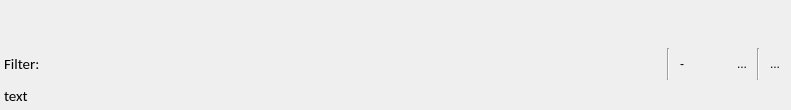
<?xml version="1.0" encoding="UTF-8"?>
<ui version="4.0">
 <class>DataView</class>
 <widget class="QWidget" name="DataView">
  <property name="geometry">
   <rect>
    <x>0</x>
    <y>0</y>
    <width>791</width>
    <height>110</height>
   </rect>
  </property>
  <property name="windowTitle">
   <string>Form</string>
  </property>
  <layout class="QVBoxLayout" name="verticalLayout">
   <property name="leftMargin">
    <number>4</number>
   </property>
   <property name="topMargin">
    <number>4</number>
   </property>
   <property name="rightMargin">
    <number>4</number>
   </property>
   <property name="bottomMargin">
    <number>4</number>
   </property>
   <item>
    <widget class="QLabel" name="uiTitleLbl">
     <property name="text">
      <string/>
     </property>
    </widget>
   </item>
   <item>
    <layout class="QVBoxLayout" name="uiMainVlay">
     <property name="spacing">
      <number>6</number>
     </property>
     <property name="topMargin">
      <number>0</number>
     </property>
     <item>
      <layout class="QHBoxLayout" name="uiHeaderHley">
       <property name="spacing">
        <number>3</number>
       </property>
       <property name="topMargin">
        <number>0</number>
       </property>
       <item>
        <widget class="QLabel" name="uiFilterLbl">
         <property name="font">
          <font>
           <family>Calibri</family>
           <pointsize>11</pointsize>
          </font>
         </property>
         <property name="text">
          <string>Filter:</string>
         </property>
        </widget>
       </item>
       <item>
        <layout class="QHBoxLayout" name="uiFilterHlay"/>
       </item>
       <item>
        <spacer name="horizontalSpacer">
         <property name="orientation">
          <enum>Qt::Horizontal</enum>
         </property>
         <property name="sizeHint" stdset="0">
          <size>
           <width>40</width>
           <height>20</height>
          </size>
         </property>
        </spacer>
       </item>
       <item>
        <widget class="Line" name="uiSeparator03">
         <property name="orientation">
          <enum>Qt::Vertical</enum>
         </property>
        </widget>
       </item>
       <item>
        <widget class="QToolButton" name="uiDeleteDataTbtn">
         <property name="sizePolicy">
          <sizepolicy hsizetype="Fixed" vsizetype="Fixed">
           <horstretch>0</horstretch>
           <verstretch>0</verstretch>
          </sizepolicy>
         </property>
         <property name="minimumSize">
          <size>
           <width>0</width>
           <height>0</height>
          </size>
         </property>
         <property name="maximumSize">
          <size>
           <width>16777215</width>
           <height>16777215</height>
          </size>
         </property>
         <property name="text">
          <string>-</string>
         </property>
         <property name="icon">
          <iconset resource="../resources.qrc">
           <normaloff>:/svg/resources/icons/minus_red.svg</normaloff>:/svg/resources/icons/minus_red.svg</iconset>
         </property>
         <property name="iconSize">
          <size>
           <width>25</width>
           <height>25</height>
          </size>
         </property>
         <property name="autoRaise">
          <bool>true</bool>
         </property>
        </widget>
       </item>
       <item>
        <widget class="QToolButton" name="uiAddDataTbtn">
         <property name="minimumSize">
          <size>
           <width>0</width>
           <height>0</height>
          </size>
         </property>
         <property name="maximumSize">
          <size>
           <width>16777215</width>
           <height>16777215</height>
          </size>
         </property>
         <property name="text">
          <string/>
         </property>
         <property name="icon">
          <iconset resource="../resources.qrc">
           <normaloff>:/svg/resources/icons/plus_green.svg</normaloff>:/svg/resources/icons/plus_green.svg</iconset>
         </property>
         <property name="iconSize">
          <size>
           <width>25</width>
           <height>25</height>
          </size>
         </property>
         <property name="autoRaise">
          <bool>true</bool>
         </property>
        </widget>
       </item>
       <item>
        <widget class="QToolButton" name="uiEditDataTbtn">
         <property name="sizePolicy">
          <sizepolicy hsizetype="Fixed" vsizetype="Fixed">
           <horstretch>0</horstretch>
           <verstretch>0</verstretch>
          </sizepolicy>
         </property>
         <property name="minimumSize">
          <size>
           <width>0</width>
           <height>0</height>
          </size>
         </property>
         <property name="maximumSize">
          <size>
           <width>16777215</width>
           <height>16777215</height>
          </size>
         </property>
         <property name="text">
          <string>...</string>
         </property>
         <property name="icon">
          <iconset resource="../resources.qrc">
           <normaloff>:/svg/resources/icons/edit_yellow.svg</normaloff>:/svg/resources/icons/edit_yellow.svg</iconset>
         </property>
         <property name="iconSize">
          <size>
           <width>25</width>
           <height>25</height>
          </size>
         </property>
         <property name="autoRaise">
          <bool>true</bool>
         </property>
        </widget>
       </item>
       <item>
        <widget class="Line" name="uiSeparator01">
         <property name="orientation">
          <enum>Qt::Vertical</enum>
         </property>
        </widget>
       </item>
       <item>
        <widget class="QToolButton" name="uiToolsTbtn">
         <property name="minimumSize">
          <size>
           <width>0</width>
           <height>0</height>
          </size>
         </property>
         <property name="maximumSize">
          <size>
           <width>16777215</width>
           <height>16777215</height>
          </size>
         </property>
         <property name="text">
          <string>...</string>
         </property>
         <property name="icon">
          <iconset resource="../resources.qrc">
           <normaloff>:/svg/resources/icons/hamburger.svg</normaloff>:/svg/resources/icons/hamburger.svg</iconset>
         </property>
         <property name="iconSize">
          <size>
           <width>25</width>
           <height>25</height>
          </size>
         </property>
         <property name="popupMode">
          <enum>QToolButton::InstantPopup</enum>
         </property>
         <property name="autoRaise">
          <bool>true</bool>
         </property>
        </widget>
       </item>
      </layout>
     </item>
     <item>
      <layout class="QHBoxLayout" name="uiAdditionalLayoutHlay2"/>
     </item>
     <item>
      <layout class="QHBoxLayout" name="uiTableAreaHlay">
       <property name="spacing">
        <number>2</number>
       </property>
       <property name="topMargin">
        <number>0</number>
       </property>
       <property name="rightMargin">
        <number>0</number>
       </property>
       <item>
        <layout class="QVBoxLayout" name="uiTableVlay">
         <property name="spacing">
          <number>2</number>
         </property>
         <property name="topMargin">
          <number>0</number>
         </property>
         <property name="rightMargin">
          <number>0</number>
         </property>
         <property name="bottomMargin">
          <number>0</number>
         </property>
        </layout>
       </item>
      </layout>
     </item>
     <item>
      <layout class="QHBoxLayout" name="uiFooterHlay" stretch="0,1,0">
       <property name="spacing">
        <number>0</number>
       </property>
       <property name="sizeConstraint">
        <enum>QLayout::SetMaximumSize</enum>
       </property>
       <property name="leftMargin">
        <number>0</number>
       </property>
       <property name="topMargin">
        <number>0</number>
       </property>
       <property name="rightMargin">
        <number>0</number>
       </property>
       <item>
        <layout class="QVBoxLayout" name="uiFooterSubVlay">
         <property name="spacing">
          <number>0</number>
         </property>
         <property name="rightMargin">
          <number>0</number>
         </property>
         <property name="bottomMargin">
          <number>0</number>
         </property>
         <item>
          <layout class="QHBoxLayout" name="horizontalLayout">
           <property name="rightMargin">
            <number>0</number>
           </property>
           <item>
            <widget class="QLabel" name="uiTableFooterTextLbl">
             <property name="font">
              <font>
               <family>Calibri</family>
               <pointsize>11</pointsize>
              </font>
             </property>
             <property name="text">
              <string>text</string>
             </property>
            </widget>
           </item>
           <item>
            <widget class="QLabel" name="uiTableFooterTextSelectedLbl">
             <property name="text">
              <string/>
             </property>
            </widget>
           </item>
          </layout>
         </item>
         <item>
          <spacer name="uiSpacer1">
           <property name="orientation">
            <enum>Qt::Vertical</enum>
           </property>
           <property name="sizeType">
            <enum>QSizePolicy::Maximum</enum>
           </property>
           <property name="sizeHint" stdset="0">
            <size>
             <width>20</width>
             <height>0</height>
            </size>
           </property>
          </spacer>
         </item>
        </layout>
       </item>
       <item>
        <spacer name="uiSpacer3">
         <property name="orientation">
          <enum>Qt::Horizontal</enum>
         </property>
         <property name="sizeType">
          <enum>QSizePolicy::Expanding</enum>
         </property>
         <property name="sizeHint" stdset="0">
          <size>
           <width>40</width>
           <height>20</height>
          </size>
         </property>
        </spacer>
       </item>
       <item>
        <layout class="QVBoxLayout" name="uiFooterLinesVlay">
         <property name="sizeConstraint">
          <enum>QLayout::SetMinimumSize</enum>
         </property>
         <property name="rightMargin">
          <number>0</number>
         </property>
         <item>
          <spacer name="uiSpacer2">
           <property name="orientation">
            <enum>Qt::Vertical</enum>
           </property>
           <property name="sizeType">
            <enum>QSizePolicy::Maximum</enum>
           </property>
           <property name="sizeHint" stdset="0">
            <size>
             <width>20</width>
             <height>10</height>
            </size>
           </property>
          </spacer>
         </item>
        </layout>
       </item>
      </layout>
     </item>
    </layout>
   </item>
  </layout>
 </widget>
 <tabstops>
  <tabstop>uiAddDataTbtn</tabstop>
  <tabstop>uiEditDataTbtn</tabstop>
  <tabstop>uiToolsTbtn</tabstop>
 </tabstops>
 <resources>
  <include location="../resources.qrc"/>
 </resources>
 <connections/>
</ui>
